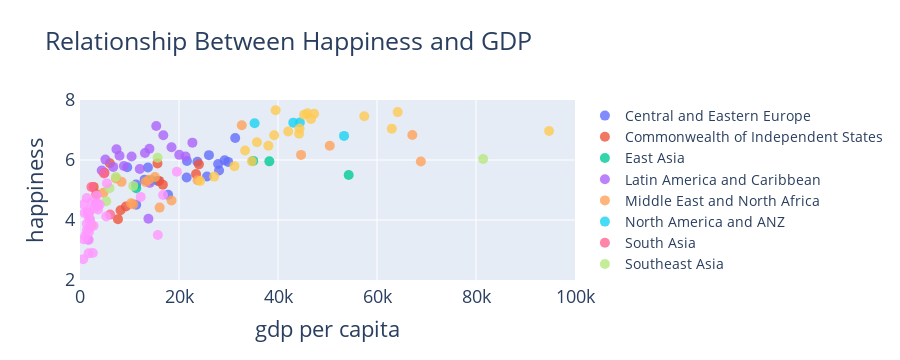

Write notebook code for a chart like this one.
### Code cell
trace = [go.Scatter(y=data_gdp[a + '_happiness'], x=data_gdp[a + '_gdp_per_cap'],
                    text=data_gdp[a + '_country'], mode='markers', 
                    marker=dict(size=10, opacity=0.8), name=a) for a in region]
data = trace
layout = go.Layout(title='Relationship Between Happiness and GDP', font=dict(size=18),
                   yaxis=dict(title='happiness', range=[2, 8], showline=True),
                   xaxis=dict(title='gdp per capita', range=[0, 100000], showline=True), 
                   legend=dict(font=dict(size=14)))
fig = go.Figure(data=data, layout=layout)
py.iplot(fig)

### Figure 1 — Plotly figure (JSON) as saved in the notebook; plotly's stock layout.template omitted (floating-point values rounded to 4 significant figures; data arrays with more than 128 entries replaced by an {"elided": "..."} marker saying what was removed)
{"data": [{"marker": {"opacity": 0.8, "size": 10}, "mode": "markers", "name": "Central and Eastern Europe", "text": {"elided": "142 str values"}, "type": "scatter", "x": {"elided": "142 float values"}, "y": {"elided": "142 float values"}}, {"marker": {"opacity": 0.8, "size": 10}, "mode": "markers", "name": "Commonwealth of Independent States", "text": {"elided": "142 str values"}, "type": "scatter", "x": {"elided": "142 float values"}, "y": {"elided": "142 float values"}}, {"marker": {"opacity": 0.8, "size": 10}, "mode": "markers", "name": "East Asia", "text": {"elided": "142 str values"}, "type": "scatter", "x": {"elided": "142 float values"}, "y": {"elided": "142 float values"}}, {"marker": {"opacity": 0.8, "size": 10}, "mode": "markers", "name": "Latin America and Caribbean", "text": {"elided": "142 str values"}, "type": "scatter", "x": {"elided": "142 float values"}, "y": {"elided": "142 float values"}}, {"marker": {"opacity": 0.8, "size": 10}, "mode": "markers", "name": "Middle East and North Africa", "text": {"elided": "142 str values"}, "type": "scatter", "x": {"elided": "142 float values"}, "y": {"elided": "142 float values"}}, {"marker": {"opacity": 0.8, "size": 10}, "mode": "markers", "name": "North America and ANZ", "text": {"elided": "142 str values"}, "type": "scatter", "x": {"elided": "142 float values"}, "y": {"elided": "142 float values"}}, {"marker": {"opacity": 0.8, "size": 10}, "mode": "markers", "name": "South Asia", "text": {"elided": "142 str values"}, "type": "scatter", "x": {"elided": "142 float values"}, "y": {"elided": "142 float values"}}, {"marker": {"opacity": 0.8, "size": 10}, "mode": "markers", "name": "Southeast Asia", "text": {"elided": "142 str values"}, "type": "scatter", "x": {"elided": "142 float values"}, "y": {"elided": "142 float values"}}, {"marker": {"opacity": 0.8, "size": 10}, "mode": "markers", "name": "Sub-Saharan Africa", "text": {"elided": "142 str values"}, "type": "scatter", "x": {"elided": "142 float values"}, "y": {"elided": "142 float values"}}, {"marker": {"opacity": 0.8, "size": 10}, "mode": "markers", "name": "Western Europe", "text": {"elided": "142 str values"}, "type": "scatter", "x": {"elided": "142 float values"}, "y": {"elided": "142 float values"}}], "layout": {"font": {"size": 18}, "height": 360, "legend": {"font": {"size": 14}}, "title": {"text": "Relationship Between Happiness and GDP"}, "xaxis": {"range": [0, 100000], "showline": true, "title": {"text": "gdp per capita"}, "type": "linear"}, "yaxis": {"range": [2, 8], "showline": true, "title": {"text": "happiness"}, "type": "linear"}}}
